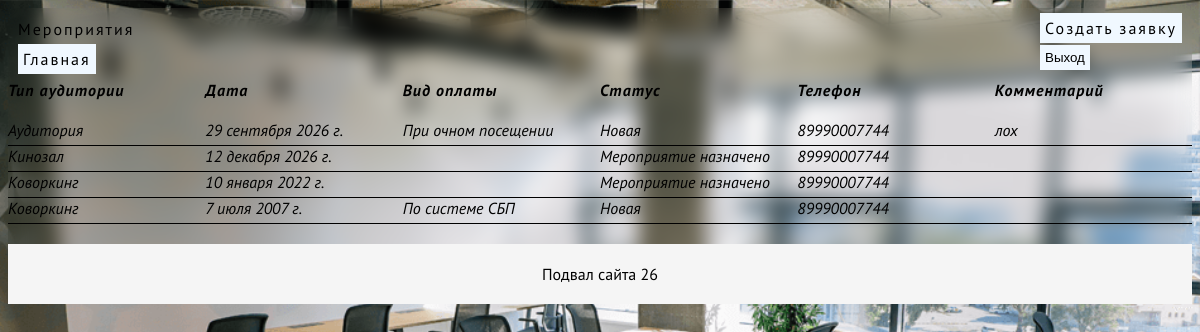
The page / (signed in) on the database its author committed.
### app/models.py (models this page shows, shortened)
class Zayavka(models.Model):
    type = models.CharField(max_length=30, verbose_name='Тип помещения', choices=type_choices)
    payment = models.CharField(max_length=30, verbose_name='Вид оплаты', choices=payment_choices)
    status = models.CharField(max_length=30, verbose_name='Статус бронирования', choices=status_choices)
    date = models.DateField(verbose_name='Дата')
    user = models.ForeignKey(User, on_delete=models.DO_NOTHING)
    class Meta:
        verbose_name = 'Заявка на бронирование'
        verbose_name_plural = 'Заявки на бронирование'

class User(AbstractUser):
    phone = models.CharField(max_length=20, verbose_name='Номер телефона')
    class Meta:
        verbose_name = 'Пользователь'
        verbose_name_plural = 'Пользователи'

class Review(models.Model):
    text = models.TextField(verbose_name='Текст отзыва')
    createdAt = models.DateTimeField(auto_now_add=True, verbose_name='Дата создания')
    user = models.ForeignKey(User, on_delete=models.DO_NOTHING, verbose_name='Пользователь')
    zayavka = models.OneToOneField(Zayavka, on_delete=models.DO_NOTHING, verbose_name='Заявка')
    class Meta:
        verbose_name='Отзыв'
        verbose_name_plural='Отзывы'

### app/views.py (the view, shortened to what this page needs)
# urls.py: path('', views.index),
@login_required
def index(request):
    data = Zayavka.objects.filter(user=request.user)
    return render(request, 'index.html', context={
        'zayavki': data
    })

### app/templates/index.html (shortened to what this page needs)
 {% extends 'base.html' %}
 {% block content %}
 <div class="grid-head">
    <div>Тип аудитории</div>
    <div>Дата</div>
    <div>Вид оплаты</div>
    <div>Статус</div>
    <div>Телефон</div>
    <div>Комментарий</div>
 </div>
 {%for zayavka in zayavki%}
<div class="grid-list">
    <div>{{zayavka.type}}</div>
    <div>{{zayavka.date}}</div>
    <div>{{zayavka.payment}}</div>
    <div>{{zayavka.status}}</div>
    <div>{{user.phone}}</div>
    {% if zayavka.review %}
        {{ zayavka.review.text }}
    {% endif%}
</div>
{% endfor %}
{% endblock content %}

### app/templates/base.html (shortened to what this page needs)
{% load static %}
<!DOCTYPE html>
<html lang="en">
<head>
     <link rel="stylesheet" href="{% static 'css/style.css' %}">
</head>
<body>
    <header>
        <div class="left-header">
            <div class="logo">Мероприятия</div>
            <a href="/">Главная</a>
        </div>
        <div class="right-header">
            <a href="/create">Создать заявку</a>
            {% if user.is_authenticated %}
                <form method="POST" action="{% url 'logout' %}">
                    <button>Выход</button>
                </form>
                {% else %}
                <a href="/accounts/login">Войти</a>
                <a href="/register">Регистрация</a>
                {% endif %}
        </div>
    </header>
    <main>
        {% block content %}
        {% endblock %}
    </main>
    <footer>
        <div>Подвал сайта 26</div>
    </footer>
</body>
</html>

### app/static/css/style.css (style rules this page uses)
body { background-color: rgb(194, 249, 179); font-family: 'PT Sans'; color: rgb(0, 0, 0); }
header { display: flex; justify-content: space-between; align-items: center; padding: 10px; letter-spacing: 2px; }
main { font-style: italic; }
button { margin-top: 7px; padding: 5px; border: none; background-color: aliceblue; }
a { padding: 5px; text-decoration: none; background-color: aliceblue; }
a:link, a:visited { color: inherit; text-decoration: none; }
.grid-head, .grid-list { display: grid; grid-template-columns: repeat(6, 1fr); }
.grid-list { border-bottom: 1px solid rgb(0, 0, 0); padding-bottom: 5px; }
.grid-head { margin-bottom: 20px; font-weight: bold; letter-spacing: 1px; }
.logo { margin-bottom: 10px; }
footer { margin-top: 20px; padding-top: 20px; padding-bottom: 20px; background-color: #f5f5f5; display: flex; align-items: center; justify-content: center; }

### rows shown on the page
Zayavka: type "Аудитория", date "29 сентября 2026 г.", payment "При очном посещении", status "Новая", review.text "лох"
User: phone "89990007744"
Zayavka: type "Кинозал", date "12 декабря 2026 г.", status "Мероприятие назначено"
Zayavka: type "Коворкинг", date "10 января 2022 г.", status "Мероприятие назначено"
Zayavka: type "Коворкинг", date "7 июля 2007 г.", payment "По системе СБП", status "Новая"
